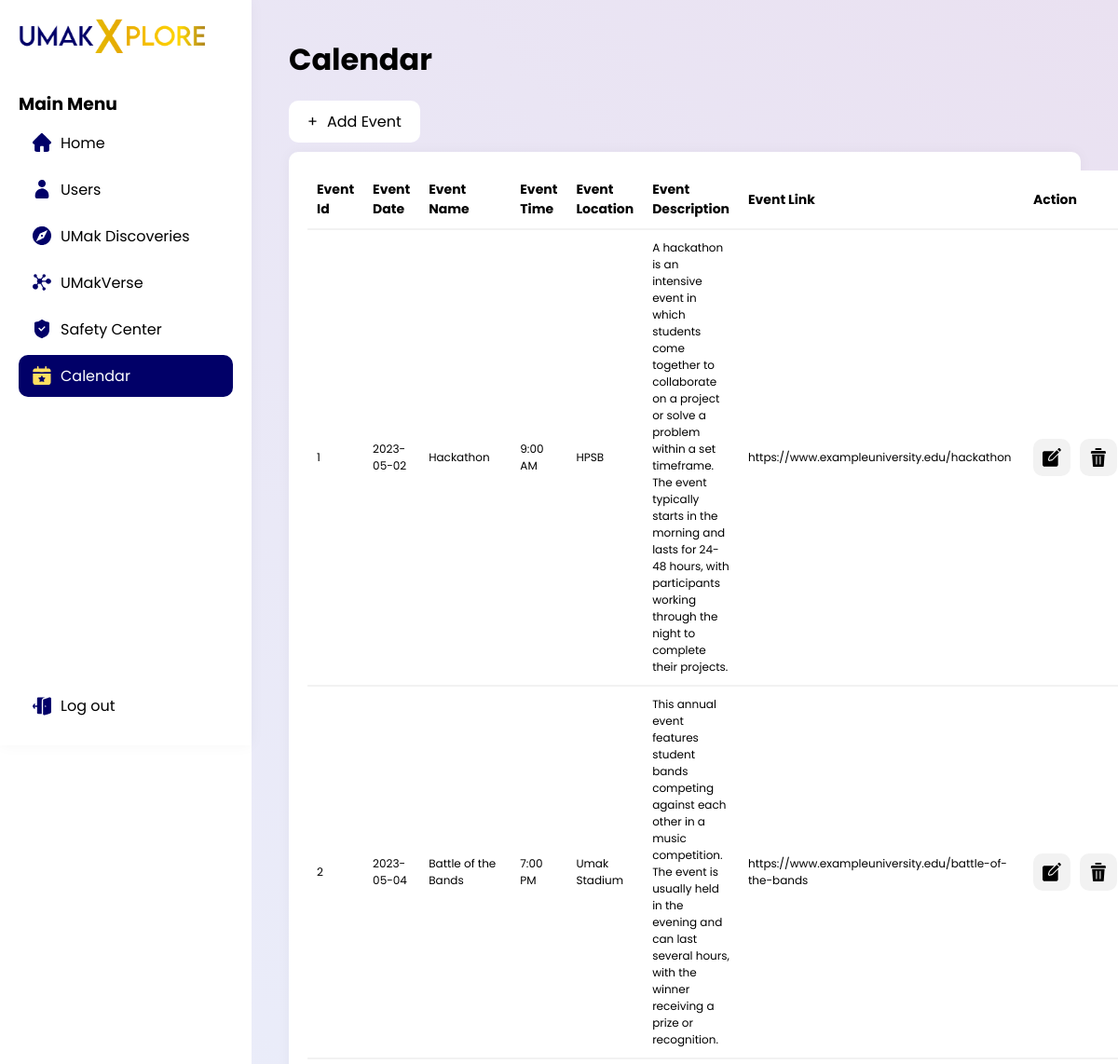
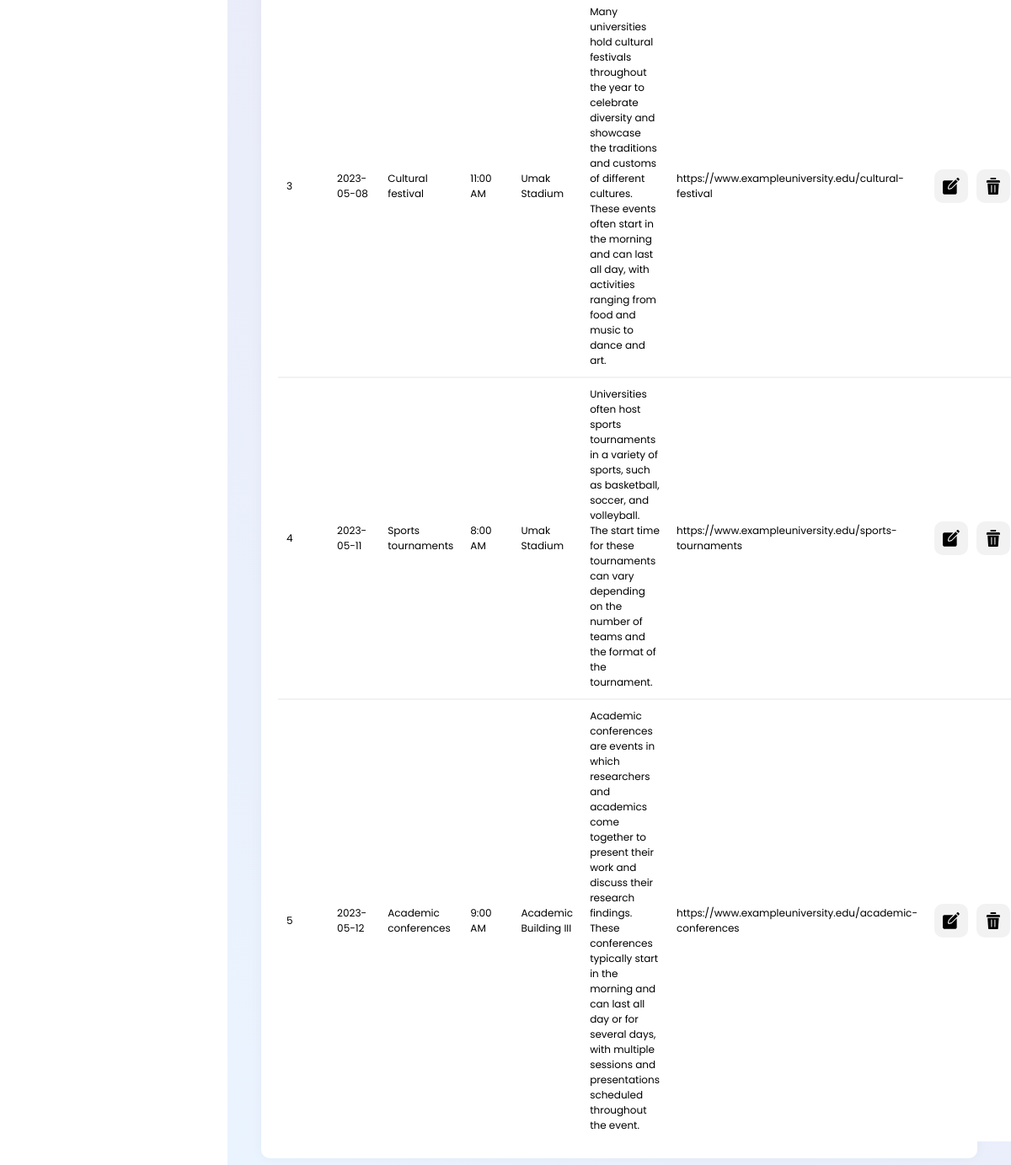
Screenshot of /UMakXplore/dashboard/?menu=calendar with the database file from the repository (2 pictures, top to bottom).
### tables this page shows
CREATE TABLE `events` (
  `id` int(11) NOT NULL,
  `date` date NOT NULL,
  `name` varchar(100) NOT NULL,
  `time` varchar(100) NOT NULL,
  `location` varchar(100) NOT NULL,
  `description` varchar(500) DEFAULT NULL,
  `link` varchar(255) DEFAULT NULL
);

### UMakXplore/dashboard/calendar.php (the view, shortened to what this page needs)
<h1>Calendar</h1>
<div class="add-option">
  <a href="../dashboard/?facilityOption=add">
  <span>&#43;</span>
  <p>Add Event</p>
  </a>
</div>
<div class="users-table-wrapper">
    <table>
        <tr id="user-table-header">
            <th>Event Id</th>
            <th>Event Date</th>
            <th>Event Name</th>
            <th>Event Time</th>
            <th>Event Location</th>
            <th>Event Description</th>
            <th>Event Link</th>
            <th id="action-header">Action</th>
        </tr>
        <?php
        $username = "root";
        $password = "";
        $database = "umakversedb";
        $conn = mysqli_connect("localhost", $username, $password);
        mysqli_select_db($conn, $database) or die("Unabale to select database");
        $query = "SELECT * FROM events";
        $result = mysqli_query($conn, $query);
        while ($row = mysqli_fetch_array($result)) {
            $id = $row['id'];
            $date = $row['date'];
            $name = $row['name'];
            $time = $row['time'];
            $location = $row['location'];
            $description = $row['description'];
            $link = $row['link'];
        ?>
            <tr>
                <td><?php echo $id; ?></td>
                <td><?php echo $date; ?></td>
                <td><?php echo $name; ?></td>
                <td><?php echo $time; ?></td>
                <td><?php echo $location; ?></td>
                <td><?php echo $description; ?></td>
                <td><?php echo $link; ?></td>
                <td>
                    <div class="action-container">
                        <a href="../dashboard/?menu=calendar" class="user-action-edit">
                        </a>
                        <a href="../dashboard/?menu=calendar" class="user-action-delete">
                        </a>
                    </div>
                </td>
            </tr>
        <?php } ?>
    </table>
</div>

### UMakXplore/assets/dashboard.css (style rules this page uses)
a { text-decoration: none; color: black; }
.dashboard-content table { border-collapse: collapse; width: 100%; background-color: white; }
.dashboard-content td, .dashboard-content th { border-top: 2px solid #f2f2f2; text-align: left; padding: 10px; }
.dashboard-content td { font-size: 12px; }
.dashboard-content th { border-top: none; font-size: 14px; }
.users-table-wrapper { background-color: white; padding: 20px; border-radius: 10px; margin-top: 10px; box-shadow: 0px 0 15px rgba(0, 0, 0, 0.04); }
#action-header { width: 100px; }
.action-container { width: fit-content; display: flex; align-items: center; }
.users-table-wrapper a svg { background-color: #f2f2f2; padding: 10px; border-radius: 10px; }
.users-table-wrapper a.user-action-delete { margin-left: 10px; }
.add-option a { display: flex; background-color: white; gap: 10px; padding: 10px 20px; border-radius: 10px; margin: 20px 0 10px; width: fit-content; }

### UMakXplore/assets/site.css (style rules this page uses)
* { font-family: 'Poppins', sans-serif; scroll-behavior: smooth; margin: 0; padding: 0; }
svg { width: 20px; height: 20px; fill: black !important; margin: 0 auto; }

### rows the page displays
events: id "1", date "2023-05-02", name "Hackathon", time "9:00 AM", location "HPSB", description "A hackathon is an intensive event in which students come together to collaborate on a project or solve a problem within a set timeframe. The event typically starts in the morning and lasts for 24-48 hours, with participants working through the night to complete their projects.", link "https://www.exampleuniversity.edu/hackathon"
events: id "2", date "2023-05-04", name "Battle of the Bands", time "7:00 PM", location "Umak Stadium", description "This annual event features student bands competing against each other in a music competition. The event is usually held in the evening and can last several hours, with the winner receiving a prize or recognition.", link "https://www.exampleuniversity.edu/battle-of-the-bands"
events: id "3", date "2023-05-08", name "Cultural festival", time "11:00 AM", location "Umak Stadium", description "Many universities hold cultural festivals throughout the year to celebrate diversity and showcase the traditions and customs of different cultures. These events often start in the morning and can last all day, with activities ranging from food and music to dance and art.", link "https://www.exampleuniversity.edu/cultural-festival"
events: id "4", date "2023-05-11", name "Sports tournaments", time "8:00 AM", location "Umak Stadium", description "Universities often host sports tournaments in a variety of sports, such as basketball, soccer, and volleyball. The start time for these tournaments can vary depending on the number of teams and the format of the tournament.", link "https://www.exampleuniversity.edu/sports-tournaments"
events: id "5", date "2023-05-12", name "Academic conferences", time "9:00 AM", location "Academic Building III", description "Academic conferences are events in which researchers and academics come together to present their work and discuss their research findings. These conferences typically start in the morning and can last all day or for several days, with multiple sessions and presentations scheduled throughout the event.", link "https://www.exampleuniversity.edu/academic-conferences"
